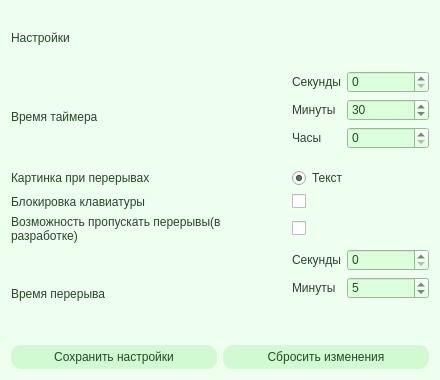
<?xml version="1.0" encoding="UTF-8"?>
<ui version="4.0">
 <class>Settings</class>
 <widget class="QWidget" name="Settings">
  <property name="geometry">
   <rect>
    <x>0</x>
    <y>0</y>
    <width>440</width>
    <height>380</height>
   </rect>
  </property>
  <property name="minimumSize">
   <size>
    <width>440</width>
    <height>380</height>
   </size>
  </property>
  <property name="windowTitle">
   <string>Настройки</string>
  </property>
  <property name="styleSheet">
   <string notr="true">QWidget{
font: 16pt &quot;Bahnschrift&quot;;
background-color: rgb(239, 255, 239);
color: rgb(40, 70, 40);
}
QPushButton{
border-radius: 10px;
transition: .2s linear;
background-color: rgb(209, 250, 209);
padding:5px;
padding-left: 10px;
padding-right: 10px;
min-width: 140px;
}
QSpinBox{
background-color: rgb(219, 255, 219);}
QCheckBox{
background-color: None;
accent-color:rgb(112, 148, 112);
font: 10pt &quot;Bahnschrift&quot;;
}
QRadioButton{
background-color: None;
accent-color:rgb(112, 148, 112);
}</string>
  </property>
  <layout class="QVBoxLayout" name="verticalLayout_3">
   <item>
    <layout class="QVBoxLayout" name="verticalLayout" stretch="1,5,0">
     <item>
      <widget class="QLabel" name="label">
       <property name="text">
        <string>Настройки</string>
       </property>
      </widget>
     </item>
     <item>
      <layout class="QGridLayout" name="gridLayout" rowstretch="0,0,0,0,0" columnstretch="2,1">
       <item row="2" column="0">
        <widget class="QLabel" name="label_4">
         <property name="text">
          <string>Блокировка клавиатуры</string>
         </property>
        </widget>
       </item>
       <item row="3" column="0">
        <widget class="QLabel" name="label_5">
         <property name="text">
          <string>Возможность пропускать перерывы(в разработке)</string>
         </property>
         <property name="wordWrap">
          <bool>true</bool>
         </property>
        </widget>
       </item>
       <item row="0" column="0">
        <widget class="QLabel" name="label_8">
         <property name="text">
          <string>Время таймера</string>
         </property>
        </widget>
       </item>
       <item row="1" column="0">
        <widget class="QLabel" name="label_3">
         <property name="text">
          <string>Картинка при перерывах</string>
         </property>
        </widget>
       </item>
       <item row="4" column="0">
        <widget class="QLabel" name="label_7">
         <property name="text">
          <string>Время перерыва</string>
         </property>
        </widget>
       </item>
       <item row="1" column="1">
        <layout class="QVBoxLayout" name="verticalLayout_2">
         <property name="spacing">
          <number>6</number>
         </property>
         <item>
          <widget class="QRadioButton" name="text">
           <property name="styleSheet">
            <string notr="true"/>
           </property>
           <property name="text">
            <string>Текст</string>
           </property>
           <property name="checked">
            <bool>true</bool>
           </property>
           <attribute name="buttonGroup">
            <string notr="true">break_mode</string>
           </attribute>
          </widget>
         </item>
        </layout>
       </item>
       <item row="0" column="1">
        <layout class="QFormLayout" name="formLayout">
         <item row="0" column="0">
          <widget class="QLabel" name="label_9">
           <property name="text">
            <string>Секунды</string>
           </property>
          </widget>
         </item>
         <item row="1" column="0">
          <widget class="QLabel" name="label_10">
           <property name="text">
            <string>Минуты</string>
           </property>
          </widget>
         </item>
         <item row="2" column="0">
          <widget class="QLabel" name="label_11">
           <property name="text">
            <string>Часы</string>
           </property>
          </widget>
         </item>
         <item row="0" column="1">
          <widget class="QSpinBox" name="timer_seconds">
           <property name="autoFillBackground">
            <bool>false</bool>
           </property>
           <property name="maximum">
            <number>59</number>
           </property>
          </widget>
         </item>
         <item row="1" column="1">
          <widget class="QSpinBox" name="timer_minutes">
           <property name="minimum">
            <number>0</number>
           </property>
           <property name="maximum">
            <number>59</number>
           </property>
           <property name="value">
            <number>30</number>
           </property>
          </widget>
         </item>
         <item row="2" column="1">
          <widget class="QSpinBox" name="timer_hours">
           <property name="maximum">
            <number>23</number>
           </property>
          </widget>
         </item>
        </layout>
       </item>
       <item row="3" column="1">
        <widget class="QCheckBox" name="break_skip">
         <property name="text">
          <string/>
         </property>
         <property name="checkable">
          <bool>false</bool>
         </property>
        </widget>
       </item>
       <item row="4" column="1">
        <layout class="QFormLayout" name="formLayout_2">
         <item row="0" column="0">
          <widget class="QLabel" name="label_12">
           <property name="text">
            <string>Секунды</string>
           </property>
          </widget>
         </item>
         <item row="1" column="0">
          <widget class="QLabel" name="label_13">
           <property name="text">
            <string>Минуты</string>
           </property>
          </widget>
         </item>
         <item row="0" column="1">
          <widget class="QSpinBox" name="break_seconds">
           <property name="maximum">
            <number>59</number>
           </property>
          </widget>
         </item>
         <item row="1" column="1">
          <widget class="QSpinBox" name="break_minutes">
           <property name="minimum">
            <number>0</number>
           </property>
           <property name="maximum">
            <number>59</number>
           </property>
           <property name="value">
            <number>5</number>
           </property>
          </widget>
         </item>
        </layout>
       </item>
       <item row="2" column="1">
        <widget class="QCheckBox" name="keyboard_lock">
         <property name="styleSheet">
          <string notr="true"/>
         </property>
         <property name="text">
          <string/>
         </property>
        </widget>
       </item>
      </layout>
     </item>
     <item>
      <layout class="QHBoxLayout" name="horizontalLayout">
       <item>
        <widget class="QPushButton" name="save_button">
         <property name="styleSheet">
          <string notr="true"/>
         </property>
         <property name="text">
          <string>Сохранить настройки</string>
         </property>
        </widget>
       </item>
       <item>
        <widget class="QPushButton" name="reset_button">
         <property name="styleSheet">
          <string notr="true"/>
         </property>
         <property name="text">
          <string>Сбросить изменения</string>
         </property>
        </widget>
       </item>
      </layout>
     </item>
    </layout>
   </item>
  </layout>
 </widget>
 <resources/>
 <connections/>
 <buttongroups>
  <buttongroup name="break_mode"/>
 </buttongroups>
</ui>
